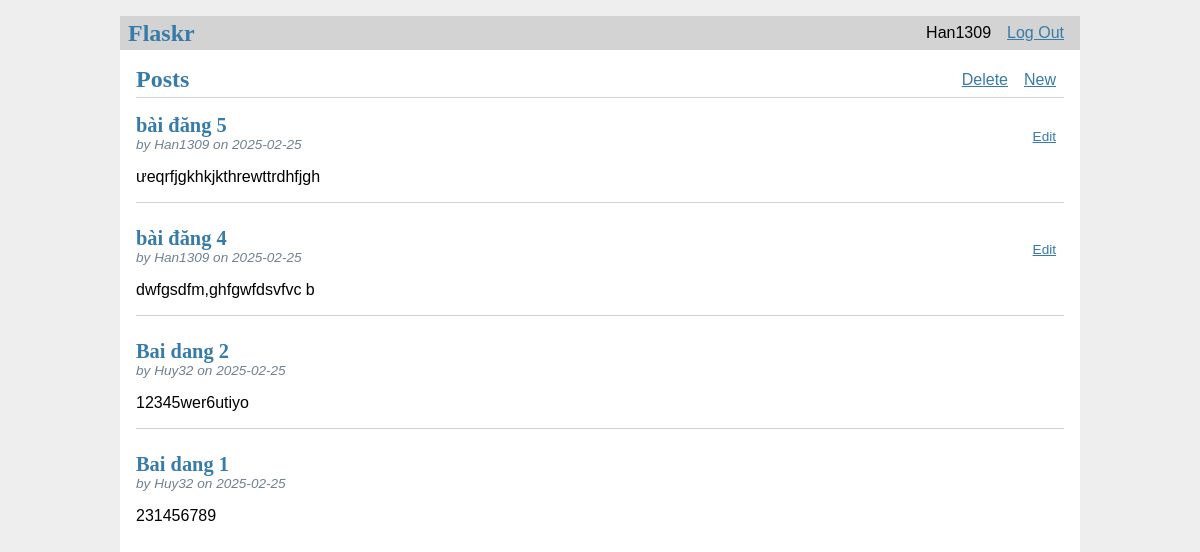
The app's page / (signed in) with its own data.
### tables this page shows
CREATE TABLE user (
    id INTEGER PRIMARY KEY AUTOINCREMENT,
    username TEXT UNIQUE NOT NULL,
    password TEXT NOT NULL,
    role TEXT NOT NULL DEFAULT 'user',
    is_blocked INTEGER NOT NULL DEFAULT 0 
);

CREATE TABLE post (
    id INTEGER PRIMARY KEY AUTOINCREMENT,
    author_id INTEGER NOT NULL,
    created TIMESTAMP NOT NULL DEFAULT CURRENT_TIMESTAMP,
    title TEXT NOT NULL,
    body TEXT NOT NULL,
    FOREIGN KEY (author_id) REFERENCES user (id)
);

### flaskr/blog.py (the view)
@bp.route('/')
def index():
    db = get_db()
    posts = db.execute(
        'SELECT p.id, title, body, created, author_id, username'
        ' FROM post p JOIN user u ON p.author_id = u.id'
        ' ORDER BY created DESC'
    ).fetchall()
    return render_template('blog/index.html', posts=posts)

### flaskr/auth.py (called while the page is built)
@bp.before_app_request
def load_logged_in_user():
    user_id = session.get('user_id')
    if user_id is None:
        g.user = None
    else:
        user = get_db().execute(
            'SELECT * FROM user WHERE id = ?', (user_id,)
        ).fetchone()
        if user:
            user_dict = dict(user)
            is_blocked = user_dict.get('is_blocked')
            if is_blocked is not None and bool(is_blocked):
                g.user = None
                flash('Tài khoản của bạn đã bị khóa.')
                session.clear()
            else:
                g.user = user
        else:
            g.user = None

### flaskr/db.py (called while the page is built)
def get_db():
    if 'db' not in g:
        g.db = sqlite3.connect(
            current_app.config['DATABASE'],
            detect_types=sqlite3.PARSE_DECLTYPES
        )
        g.db.row_factory = sqlite3.Row
    return g.db

### flaskr/templates/blog/index.html
{% extends 'base.html' %}
{% block header %}
  <h1>{% block title %}Posts{% endblock %}</h1>
  {% if g.user %}
    <a class="action" href="{{ url_for('blog.delete_multiple') }}">Delete</a>
    <a class="action" href="{{ url_for('blog.create') }}">New</a>
  {% endif %}
{% endblock %}
{% block content %}
  {% for post in posts %}
    <article class="post">
      <header>
        <div>
          <h1>{{ post['title'] }}</h1>
          <div class="about">by {{ post['username'] }} on {{ post['created'].strftime('%Y-%m-%d') }}</div>
        </div>
        {% if g.user['id'] == post['author_id'] %}
          <a class="action" href="{{ url_for('blog.update', id=post['id']) }}">Edit</a>
        {% endif %}
      </header>
      <p class="body">{{ post['body'] }}</p>
    </article>
    {% if not loop.last %}
      <hr>
    {% endif %}
  {% endfor %}
{% endblock %}

### flaskr/templates/base.html (shortened to what this page needs)
<!doctype html>
<link rel="stylesheet" href="{{ url_for('static', filename='style.css') }}">
<nav>
    <h1>Flaskr</h1>
    <ul>
        {% if g.user %}
            <li><span>{{ g.user['username'] }}</span>
            <li><a href="{{ url_for('auth.logout') }}">Log Out</a>
        {% else %}
            <li><a href="{{ url_for('auth.register') }}">Register</a>
            <li><a href="{{ url_for('auth.login') }}">Log In</a>
        {% endif %}
    </ul>
</nav>
<section class="content">
    <header>
        {% block header %}{% endblock %}
    </header>
    {% block content %}{% endblock %}
</section>

### flaskr/static/style.css (style rules this page uses)
h1 { font-family: serif; color: #377ba8; margin: 1rem 0; }
a { color: #377ba8; }
hr { border: none; border-top: 1px solid lightgray; }
nav { background: lightgray; display: flex; align-items: center; padding: 0 0.5rem; }
nav h1 { flex: auto; margin: 0; }
nav ul { display: flex; list-style: none; margin: 0; padding: 0; }
nav ul li a, nav ul li span, header .action { display: block; padding: 0.5rem; }
.content { padding: 0 1rem 1rem; }
.content > header { border-bottom: 1px solid lightgray; display: flex; align-items: flex-end; }
.content > header h1 { flex: auto; margin: 1rem 0 0.25rem 0; }
.post > header { display: flex; align-items: flex-end; font-size: 0.85em; }
.post > header > div:first-of-type { flex: auto; }
.post > header h1 { font-size: 1.5em; margin-bottom: 0; }
.post .about { color: slategray; font-style: italic; }
.post .body { white-space: pre-line; }
.content:last-child { margin-bottom: 0; }

### records on screen
user: user.username "Han1309"
post: title "bài đăng 5", username "Han1309", created "2025-02-25", body "ưeqrfjgkhkjkthrewttrdhfjgh"
post: title "bài đăng 4", username "Han1309", created "2025-02-25", body "dwfgsdfm,ghfgwfdsvfvc b"
post: title "Bai dang 2", username "Huy32", created "2025-02-25", body "12345wer6utiyo"
post: title "Bai dang 1", username "Huy32", created "2025-02-25", body "231456789"
